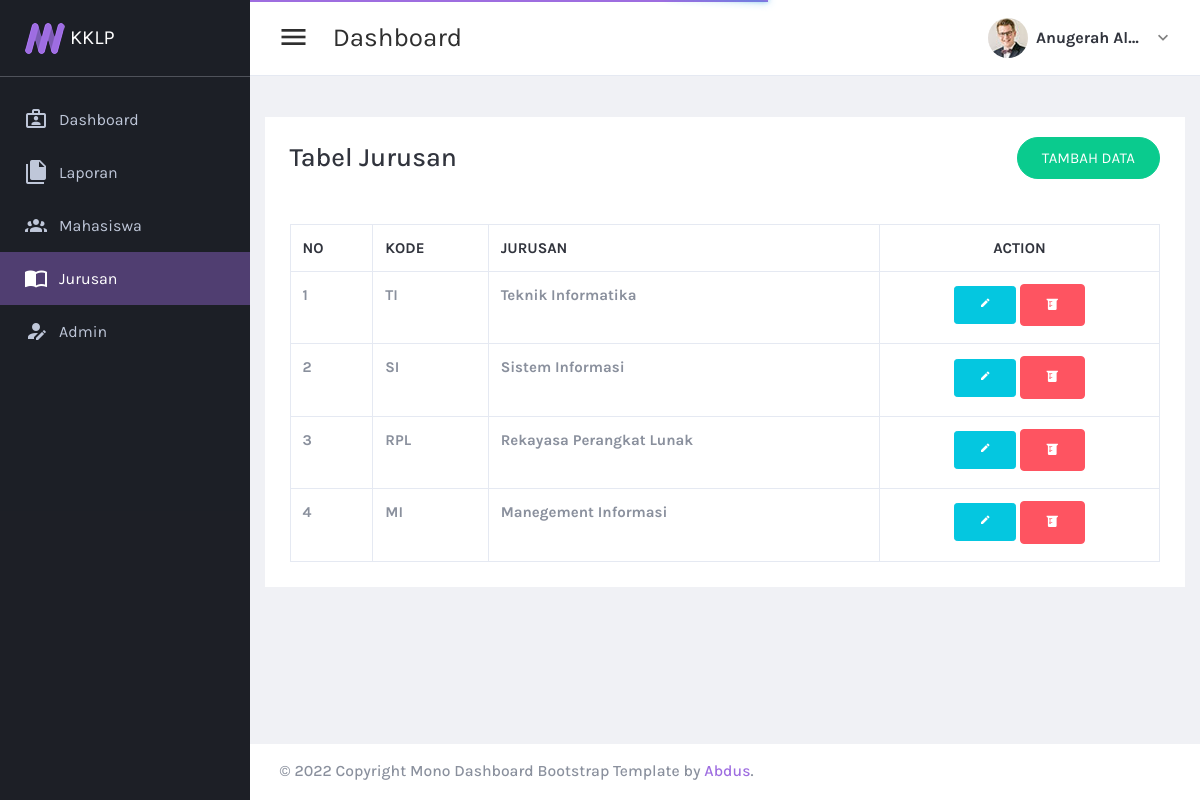
The app's page /jurusan.php (signed in) with its own data.
### tables this page shows
CREATE TABLE `jurusan` (
  `id_jurusan` int(11) NOT NULL,
  `kd_jur` varchar(3) NOT NULL,
  `jurusan` varchar(50) NOT NULL
);

### koneksi.php (called while the page is built, shortened)
<?php
$servername = "localhost";
$database = "laporan";
$username = "root";
$password = "";
$koneksi = mysqli_connect($servername, $username, $password, $database);
function tampil($table)
{
    global $koneksi;
    $result = mysqli_query($koneksi, "SELECT * FROM $table");
    return $result;
}
?>

### jurusan.php (the view, shortened to what this page needs)
<?php
  include 'koneksi.php';
	?>
<!DOCTYPE html>
<html lang="en" dir="ltr">
  <head>
  <link href="plugins/material/css/materialdesignicons.min.css" rel="stylesheet" />
  <link href="plugins/simplebar/simplebar.css" rel="stylesheet" />
  <link href="plugins/nprogress/nprogress.css" rel="stylesheet" />
  <link href="plugins/DataTables/DataTables-1.10.18/css/jquery.dataTables.min.css" rel="stylesheet" />
  <link href="plugins/jvectormap/jquery-jvectormap-2.0.3.css" rel="stylesheet" />
  <link href="plugins/daterangepicker/daterangepicker.css" rel="stylesheet" />
  <link href="https://cdn.quilljs.com/1.3.6/quill.snow.css" rel="stylesheet">
  <link href="plugins/toaster/toastr.min.css" rel="stylesheet" />
  <link id="main-css-href" rel="stylesheet" href="css/style.css" />
</head>
  <body class="navbar-fixed sidebar-fixed" id="body">
    <div class="wrapper">
        <aside class="left-sidebar sidebar-dark" id="left-sidebar">
          <div id="sidebar" class="sidebar sidebar-with-footer">
            <div class="app-brand">
              <a href="/index.html">
                <img src="images/logo.png" alt="Mono">
                <span class="brand-name">KKLP</span>
              </a>
            </div>
            <div class="sidebar-left" data-simplebar style="height: 100%;">
              <ul class="nav sidebar-inner" id="sidebar-menu">
              <li>
                    <a class="sidenav-item-link" href="dashboard.php">
                      <i class="mdi mdi-briefcase-account-outline"></i>
                      <span class="nav-text">Dashboard</span>
                    </a>
                  </li>
                  <li>
                    <a class="sidenav-item-link" href="laporan.php">
                      <i class="mdi mdi-file-multiple"></i>
                      <span class="nav-text">Laporan</span>
                    </a>
                  </li>
                  <li>
                    <a class="sidenav-item-link" href="mahasiswa.php">
                      <i class="mdi mdi-account-group"></i>
                      <span class="nav-text">Mahasiswa</span>
                    </a>
                  </li>
                  <li class="active">
                    <a class="sidenav-item-link" href="jurusan.php">
                      <i class="mdi mdi-book-open-variant"></i>
                      <span class="nav-text">Jurusan</span>
                    </a>
                  </li>
                  <li>
                    <a class="sidenav-item-link" href="user.php">
                      <i class="mdi mdi-account-edit"></i>
                      <span class="nav-text">Admin</span>
                    </a>
                  </li>
          </div>
        </aside>
      <div class="page-wrapper">
          <header class="main-header" id="header">
            <nav class="navbar navbar-expand-lg navbar-light" id="navbar">
              <button id="sidebar-toggler" class="sidebar-toggle">
              </button>
              <span class="page-title">dashboard</span>
              <div class="navbar-right ">
                <ul class="nav navbar-nav">
                  <li class="dropdown user-menu">
                    <button class="dropdown-toggle nav-link" data-toggle="dropdown">
                      <img src="images/user/user-xs-01.jpg" class="user-image rounded-circle" alt="User Image" />
                      <span class="d-none d-lg-inline-block"><?php echo $_SESSION['username']; ?></span>
                    </button>
                  </li>
                </ul>
              </div>
            </nav>
          </header>
        <div class="content-wrapper">
          <div class="content">
                  <div class="row" style="background-color:white;">
                    <table style="width: 100%;">
                        <tr>
                            <td>
                                <h3 class="m-5">Tabel Jurusan</h3>
                            </td>
                            <td style="text-align: right;">
                              <button type="button" class="btn btn-success btn-pill mr-5" data-toggle="modal" data-target="#exampleModalLong">
                                Tambah Data
                              </button>
                            </td>
                        </tr>
                    </table>
                    <table class="table table-bordered m-5">
                    <thead>
                        <tr>
                        <th scope="col">No</th>
                        <th scope="col">kode</th>
                        <th scope="col">Jurusan</th>
                        <th class="text-center">Action</th>
                        </tr>
                    </thead>
                    <tbody>
                      <?php
                          $no=1;
                          $jur = tampil('jurusan');
                          while($data = mysqli_fetch_array($jur)): ?>
                        <tr>
                        <th scope="col"><?= $no++; ?></th>
                        <th scope="col"><?= $data['kd_jur']; ?></th>
                        <th scope="col"><?= $data['jurusan']; ?></th>
                        <th class="text-center">
                          <a href="edit.php?pesan=jurusan&&id=<?= $data['id_jurusan']; ?>" class="btn btn-sm btn-info mb-1"><i class="mdi mdi-border-color"></i></a>
                          <a href="jurusan.php?pesan=hapus&&id=<?= $data['id_jurusan'];?>" onclick="return confirm('yakin ingin hapus data?')" class="btn btn-danger mb-1"><i class="mdi mdi-beaker"></i></a>
                        </th>
                        </tr>
                        <?php endwhile;?>
                    </tbody>
                    </table>
                  </div>
          </div>
          <footer class="footer mt-auto">
            <div class="copyright bg-white">
              <p>
                &copy; <span id="copy-year"></span> Copyright Mono Dashboard Bootstrap Template by <a class="text-primary" href="http://www.iamabdus.com/" target="_blank" >Abdus</a>.
              </p>
            </div>
          </footer>
        </div>
    </div>
  </body>
</html>

### records on screen
jurusan: kd_jur "TI", jurusan "Teknik Informatika"
jurusan: kd_jur "SI", jurusan "Sistem Informasi"
jurusan: kd_jur "RPL", jurusan "Rekayasa Perangkat Lunak"
jurusan: kd_jur "MI", jurusan "Manegement Informasi"

### other values on screen
$_SESSION['username'] "Anugerah Al…"
